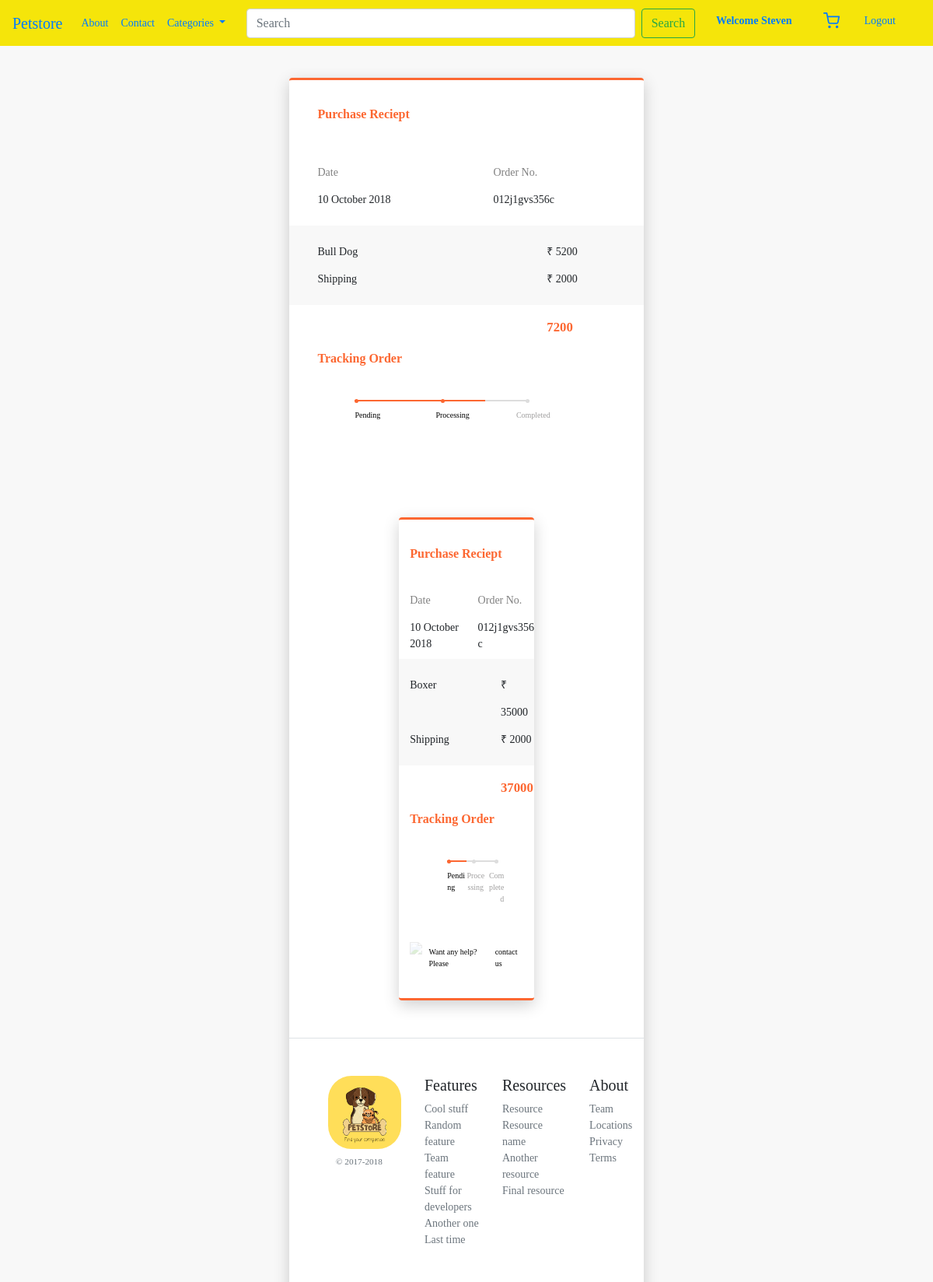
The app's page /order/ (signed in) with its own data.
### core/models.py (models this page shows, shortened)
class Order(models.Model):
    STATUS_CHOICES = [
        ('PENDING', 'Pending'),
        ('PROCESSING', 'Processing'),
        ('COMPLETED', 'Completed'),
        ('CANCELLED', 'Cancelled'),
    ]
    user = models.ForeignKey(User, on_delete=models.CASCADE)
    customer = models.ForeignKey(CustomerDetail, on_delete=models.CASCADE)
    pet = models.ForeignKey(Pet, on_delete=models.CASCADE)
    quantity = models.PositiveIntegerField(default=1)
    order_at = models.DateTimeField(auto_now_add=True)
    status = models.CharField(max_length=20, choices=STATUS_CHOICES, default='PENDING')

class Pet(models.Model):
    CATEGORY_CHOICES = [
        ('DOG', 'Dog'),
        ('CAT', 'Cat'),
        ('BIRD', 'Bird'),
    ]
    name = models.CharField(max_length=100)
    category = models.CharField(max_length=20, choices=CATEGORY_CHOICES)
    small_description=models.CharField(max_length=300)
    description=models.TextField()
    original_price = models.IntegerField()
    discounted_price = models.IntegerField()
    pet_image =models.ImageField(upload_to='pet_images')  # As we are using image field we have to intall 'pillow'. And we have to Define MEDIA_URL in settings.py file so that all folder should save in media directory

### core/views.py (the view)
# urls.py: path('order/',views.order,name='order'),
def order(request):
    ord= Order.objects.filter(user=request.user)
    return render(request,'core/order.html',{'ord':ord})

### core/templates/core/order.html (shortened to what this page needs)
{% extends "core/base.html" %}
{% block content %}
{% for o in ord %}
<div class="order">
        <div class="card">
            <div class="title">Purchase Reciept</div>
            <div class="info">
                <div class="row">
                    <div class="col-7">
                        <span id="heading">Date</span><br>
                        <span id="details">10 October 2018</span>
                    </div>
                    <div class="col-5 pull-right">
                        <span id="heading">Order No.</span><br>
                        <span id="details">012j1gvs356c</span>
                    </div>
                </div>
            </div>
            <div class="pricing">
                <div class="row">
                    <div class="col-9">
                        <span id="name">{{o.pet.name}}</span>
                    </div>
                    <div class="col-3">
                        <span id="price">₹ {{o.pet.discounted_price}}</span>
                    </div>
                </div>
                <div class="row">
                    <div class="col-9">
                        <span id="name">Shipping</span>
                    </div>
                    <div class="col-3">
                        <span id="price">₹ 2000</span>
                    </div>
                </div>
            </div>
            <div class="total">
                <div class="row">
                    <div class="col-9"></div>
                    <div class="col-3"><big>{{o.pet.discounted_price|add:2000}}</big></div>
                </div>
            </div>
            <div class="tracking">
                <div class="title">Tracking Order</div>
            </div>
            {% if o.status == 'PENDING' %}
            <div class="progress-track ml-5">
                <ul id="progressbar">
                    <li class="step0 active " id="step1">Pending</li>
                    <li class="step0  text-center" id="step2">Processing</li>
                    <li class="step0  text-right" id="step3">Completed</li>
                </ul>
            </div>
            {% endif %}
            {% if o.status == 'PROCESSING' %}
            <div class="progress-track ml-5">
                <ul id="progressbar">
                    <li class="step0 active " id="step1">Pending</li>
                    <li class="step0 active text-center" id="step2">Processing</li>
                    <li class="step0  text-right" id="step3">Completed</li>
                </ul>
            </div>
            {% endif %}
        {% endfor %}
            <div class="footer">
                <div class="row">
                    <div class="col-2"><img class="img-fluid" src="https://i.imgur.com/YBWc55P.png"></div>
                    <div class="col-10">Want any help? Please &nbsp;<a> contact us</a></div>
                </div>
            </div>
        </div>
</div>
{% endblock content %}

### core/templates/core/navbar.html (shortened to what this page needs)
    <nav class="navbar navbar-expand-lg fixed-top" style = "background-color: rgb(245, 229, 10);"  >
        <a class="navbar-brand" href="/">Petstore</a>
        <div class="collapse navbar-collapse" id="navbarSupportedContent">
          <ul class="navbar-nav mr-auto">
            <li class="nav-item active">
              <a class="nav-link" href="{% url "about" %}">About<span class="sr-only">(current)</span></a>
            </li>
            <li class="nav-item">
              <a class="nav-link" href="{% url "contact" %}">Contact</a>
            </li>
            <li class="nav-item dropdown">
              <a class="nav-link dropdown-toggle" href="/" role="button" data-toggle="dropdown" aria-expanded="false">
                Categories
              </a>
            </li>
          </ul>
          <form class="form-inline  my-lg-0 mr-auto">
            <input class="form-control custom-search-bar mr-2 " type="search" placeholder="Search" aria-label="Search" style="width:500px" >
            <button class="btn btn-outline-success my-2 my-sm-0" type="submit">Search</button>
          </form>
          <ul class="navbar-nav">
            {% if request.user.is_authenticated %}
            <li class="nav-item active">
              <a class="nav-link mr-4" href="{% url "profile" %}"><b>Welcome {{user.first_name}}</b></a>
            </li>
             <li class="nav-item">
                    <a class="nav-link mr-3" href="{% url "viewcart" %}">
                    </a>
                </li>
            </li><li class="nav-item">
              <a class="nav-link mr-4" href="{% url "logout" %}">Logout</a>
            </li>
            {% endif %}
          </ul>
        </div>
      </nav>

### core/static/core/css/core.css (style rules this page uses)
body { background-color: rgb(225, 226, 143); }
.custom-search-bar { width: 300px; }

### core/templates/core/order.html (style rules this page uses)
body { background: #ddd3; vertical-align: bottom; font-family: Muli; font-size: 14px; }
.card { margin: auto; width: 38%; max-width:600px; padding: 4vh 0; box-shadow: 0 6px 20px 0 rgba(0, 0, 0, 0.19); border-top: 3px solid rgb(252, 103, 49); border-bottom: 3px solid rgb(252, 103, 49); border-left: none; border-right: none; }
.title { color: rgb(252, 103, 49); font-weight: 600; margin-bottom: 2vh; padding: 0 8%; font-size: initial; }
#details { font-weight: 400; }
.info { padding: 5% 8%; }
.info .col-5 { padding: 0; }
#heading { color: grey; line-height: 6vh; }
.pricing { background-color: #ddd3; padding: 2vh 8%; font-weight: 400; line-height: 2.5; }
.pricing .col-3 { padding: 0; }
.total { padding: 2vh 8%; color: rgb(252, 103, 49); font-weight: bold; }
.total .col-3 { padding: 0; }
.footer { padding: 0 8%; font-size: x-small; color: black; }
.footer img { height: 5vh; opacity: 0.2; }
.footer a { color: rgb(252, 103, 49); }
.footer .col-10, .col-2 { display: flex; padding: 3vh 0 0; align-items: center; }
.footer .row { margin: 0; }
#progressbar { margin-bottom: 3vh; overflow: hidden; color: rgb(252, 103, 49); padding-left: 0px; margin-top: 3vh }
#progressbar li { list-style-type: none; font-size: x-small; width: 25%; float: left; position: relative; font-weight: 400; color: rgb(160, 159, 159); }
#progressbar #step1:before { content: ""; color: rgb(252, 103, 49); width: 5px; height: 5px; margin-left: 0px !important; }
#progressbar #step2:before { content: ""; color: #fff; width: 5px; height: 5px; margin-left: 32%; }
#progressbar #step3:before { content: ""; color: #fff; width: 5px; height: 5px; margin-right: 32% ; }
#progressbar li:before { line-height: 29px; display: block; font-size: 12px; background: #ddd; border-radius: 50%; margin: auto; z-index: -1; margin-bottom: 1vh; }
#progressbar li:after { content: ''; height: 2px; background: #ddd; position: absolute; left: 0%; right: 0%; margin-bottom: 2vh; top: 1px; z-index: 1; }
.progress-track { padding: 0 8%; }
#progressbar li:nth-child(2):after { margin-right: auto; }
#progressbar li:nth-child(1):after { margin: auto; }
#progressbar li:nth-child(3):after { float: left; width: 68%; }
#progressbar li.active { color: black; }
#progressbar li.active:before, #progressbar li.active:after { background: rgb(252, 103, 49); }
.order { margin-top:100px; }

### records on screen
Order: pet.name "Bull Dog", pet.discounted_price "5200", pet.discounted_price|add "7200", status "Pending"
Order: pet.name "Boxer", pet.discounted_price "35000", pet.discounted_price|add "37000", status "Pending"

### other values on screen
{{ user.first_name }} "Steven"
